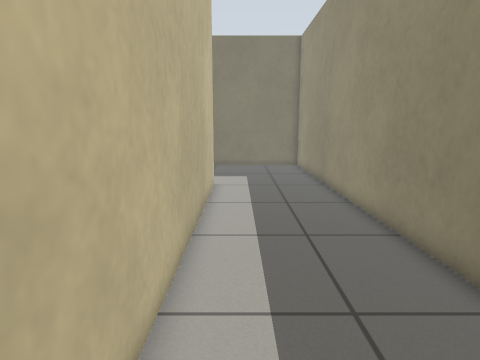
View 1 (above)

13 first-person views from a walk through a robot-simulator world made for Gazebo. The camera is 0.82 m above the floor, tilts 10° down and sees 75° across. The floor is counted in squares, 0.25 m on a side. Each view is taken from the middle of a square. On the plan, view 1 faces up. The plan holds only what a view shows up to about 20 squares ahead; the rest is blank.

View 2
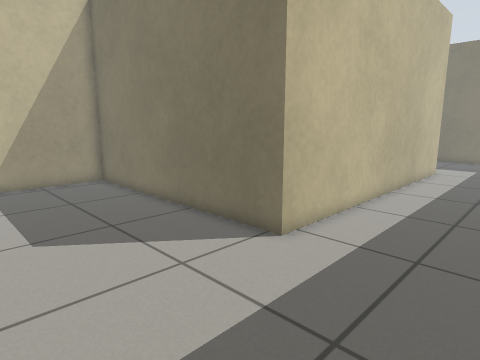

View 3
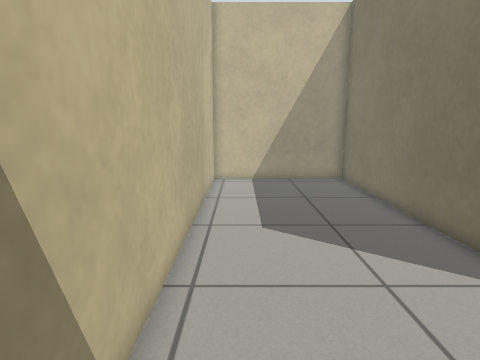

View 4
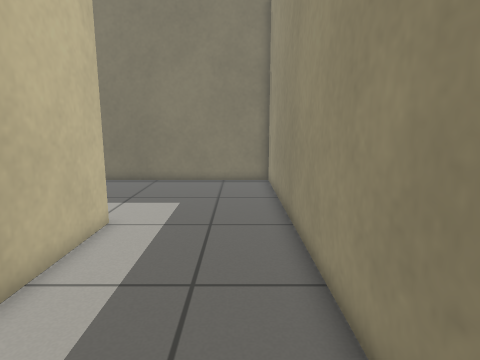

View 5
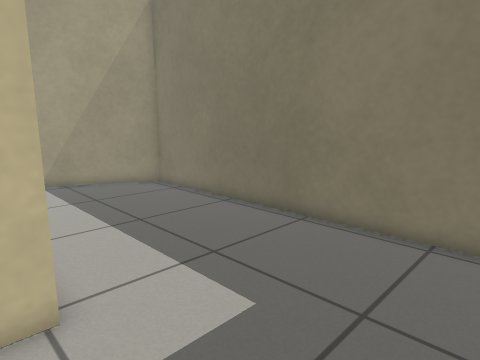

View 6
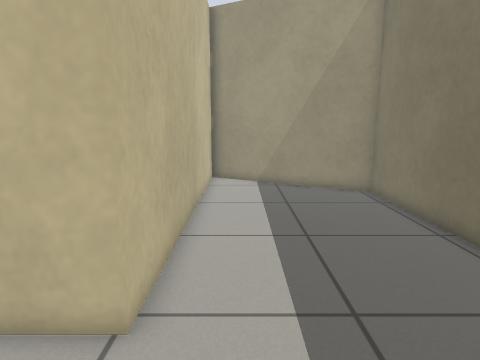

View 7
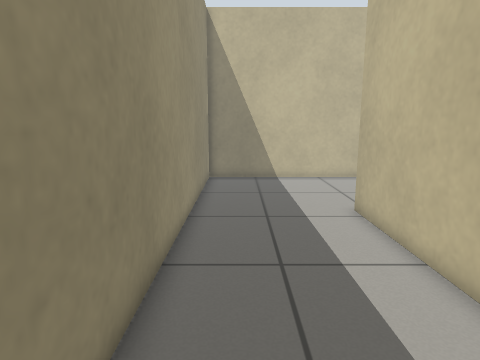

View 8
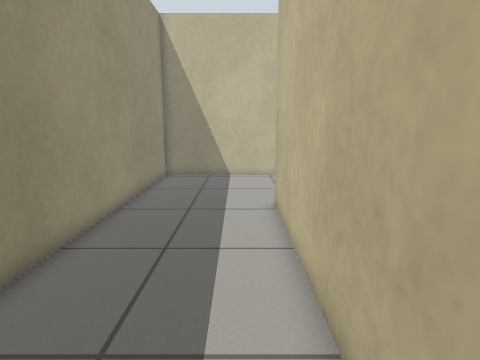

View 9
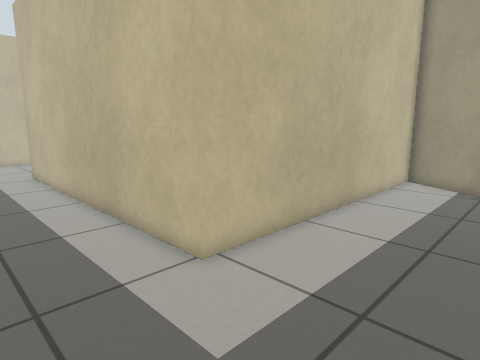

View 10
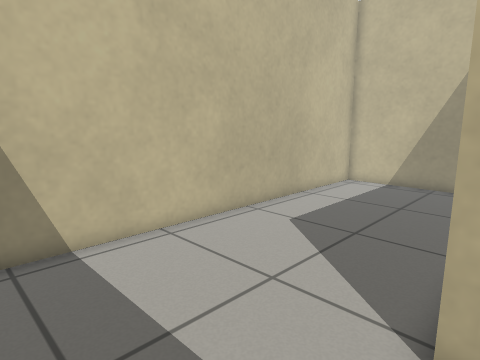

View 11
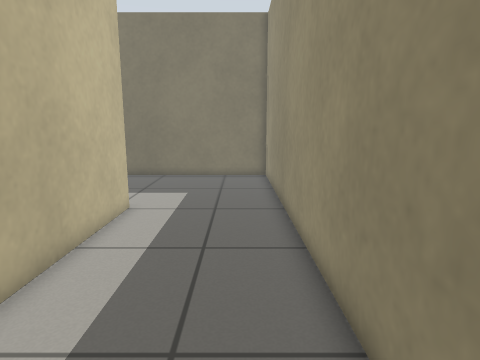

View 12
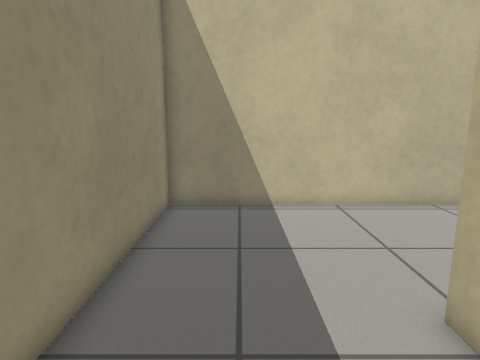

View 13
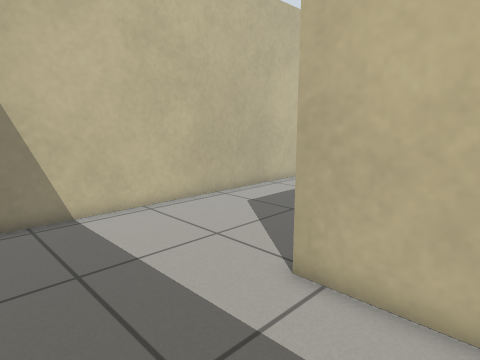

### Floor plan
Points are (right, up) in squares from view 1. A wall is a line through its corners. A room is listed if a view was taken in it or the views show most of it. See-through windows are left out.
Room 1 (views 1, 2, 3, 4, 5, 6, 7, 8, 9, 10, 11, 12, 13)
walls: (-16.5, 17.2) (-1.4, 17.2) (-1.4, 0.2) (-14.8, 0.2) (-14.8, -7.6) (5, -7.6) (4.7, 25.5) (-12.2, 25.5) (-16.5, 17.5)

Positions as (right, up) in squares from view 1, and headings:
1: (0, 0), facing up
2: (4, -7), facing up-left
3: (4, -6), facing left
4: (3, 7), facing up
5: (4, 16), facing up-left
6: (3, 19), facing left
7: (3, 12), facing down
8: (0, 13), facing down
9: (3, 23), facing down-left
10: (3, 1), facing down-left
11: (3, 5), facing up
12: (2, 5), facing down
13: (4, 4), facing down-left
